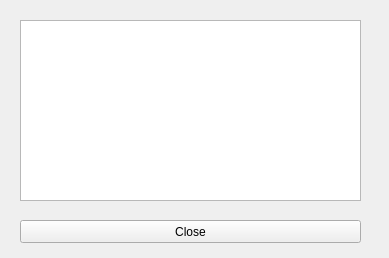
<?xml version="1.0" encoding="UTF-8"?>
<ui version="4.0">
 <class>UdpClientClass</class>
 <widget class="QWidget" name="UdpClientClass">
  <property name="geometry">
   <rect>
    <x>0</x>
    <y>0</y>
    <width>389</width>
    <height>258</height>
   </rect>
  </property>
  <property name="windowTitle">
   <string>Form</string>
  </property>
  <widget class="QTextEdit" name="receive_textedit_">
   <property name="geometry">
    <rect>
     <x>20</x>
     <y>20</y>
     <width>341</width>
     <height>181</height>
    </rect>
   </property>
  </widget>
  <widget class="QPushButton" name="close_pushButton_">
   <property name="geometry">
    <rect>
     <x>20</x>
     <y>220</y>
     <width>341</width>
     <height>23</height>
    </rect>
   </property>
   <property name="text">
    <string>Close</string>
   </property>
  </widget>
 </widget>
 <resources/>
 <connections/>
</ui>
